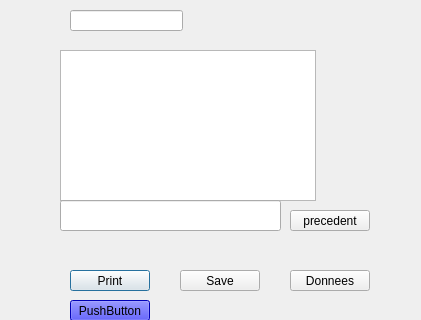
<?xml version="1.0" encoding="UTF-8"?>
<ui version="4.0">
 <class>test</class>
 <widget class="QDialog" name="test">
  <property name="geometry">
   <rect>
    <x>0</x>
    <y>0</y>
    <width>421</width>
    <height>320</height>
   </rect>
  </property>
  <property name="windowTitle">
   <string>Dialog</string>
  </property>
  <widget class="QPushButton" name="print">
   <property name="geometry">
    <rect>
     <x>70</x>
     <y>270</y>
     <width>80</width>
     <height>21</height>
    </rect>
   </property>
   <property name="text">
    <string>Print</string>
   </property>
  </widget>
  <widget class="QStackedWidget" name="stackedWidget">
   <property name="geometry">
    <rect>
     <x>30</x>
     <y>40</y>
     <width>351</width>
     <height>211</height>
    </rect>
   </property>
   <property name="styleSheet">
    <string notr="true"/>
   </property>
   <property name="currentIndex">
    <number>1</number>
   </property>
   <widget class="QWidget" name="page">
    <widget class="QLabel" name="label">
     <property name="geometry">
      <rect>
       <x>150</x>
       <y>100</y>
       <width>47</width>
       <height>81</height>
      </rect>
     </property>
     <property name="styleSheet">
      <string notr="true">background-color: rgb(0, 255, 255);</string>
     </property>
     <property name="text">
      <string>TextLabel</string>
     </property>
    </widget>
    <widget class="QPushButton" name="pushButton">
     <property name="geometry">
      <rect>
       <x>260</x>
       <y>180</y>
       <width>80</width>
       <height>21</height>
      </rect>
     </property>
     <property name="text">
      <string>suivant</string>
     </property>
    </widget>
   </widget>
   <widget class="QWidget" name="page_2">
    <widget class="QPushButton" name="pushButton_2">
     <property name="geometry">
      <rect>
       <x>260</x>
       <y>170</y>
       <width>80</width>
       <height>21</height>
      </rect>
     </property>
     <property name="text">
      <string>precedent</string>
     </property>
    </widget>
    <widget class="QTableView" name="tableView">
     <property name="geometry">
      <rect>
       <x>30</x>
       <y>10</y>
       <width>256</width>
       <height>151</height>
      </rect>
     </property>
    </widget>
    <widget class="QLineEdit" name="list">
     <property name="geometry">
      <rect>
       <x>30</x>
       <y>160</y>
       <width>221</width>
       <height>31</height>
      </rect>
     </property>
    </widget>
   </widget>
  </widget>
  <widget class="QLineEdit" name="nomproduit">
   <property name="geometry">
    <rect>
     <x>70</x>
     <y>10</y>
     <width>113</width>
     <height>21</height>
    </rect>
   </property>
  </widget>
  <widget class="QPushButton" name="donne">
   <property name="geometry">
    <rect>
     <x>290</x>
     <y>270</y>
     <width>80</width>
     <height>21</height>
    </rect>
   </property>
   <property name="text">
    <string>Donnees</string>
   </property>
  </widget>
  <widget class="QPushButton" name="save">
   <property name="geometry">
    <rect>
     <x>180</x>
     <y>270</y>
     <width>80</width>
     <height>21</height>
    </rect>
   </property>
   <property name="styleSheet">
    <string notr="true">save{
background-color: red ;

}</string>
   </property>
   <property name="text">
    <string>Save</string>
   </property>
  </widget>
  <widget class="QPushButton" name="pushButton_3">
   <property name="geometry">
    <rect>
     <x>70</x>
     <y>300</y>
     <width>80</width>
     <height>21</height>
    </rect>
   </property>
   <property name="styleSheet">
    <string notr="true">background-color:blue;

hover:white;</string>
   </property>
   <property name="text">
    <string>PushButton</string>
   </property>
  </widget>
 </widget>
 <resources/>
 <connections/>
</ui>
